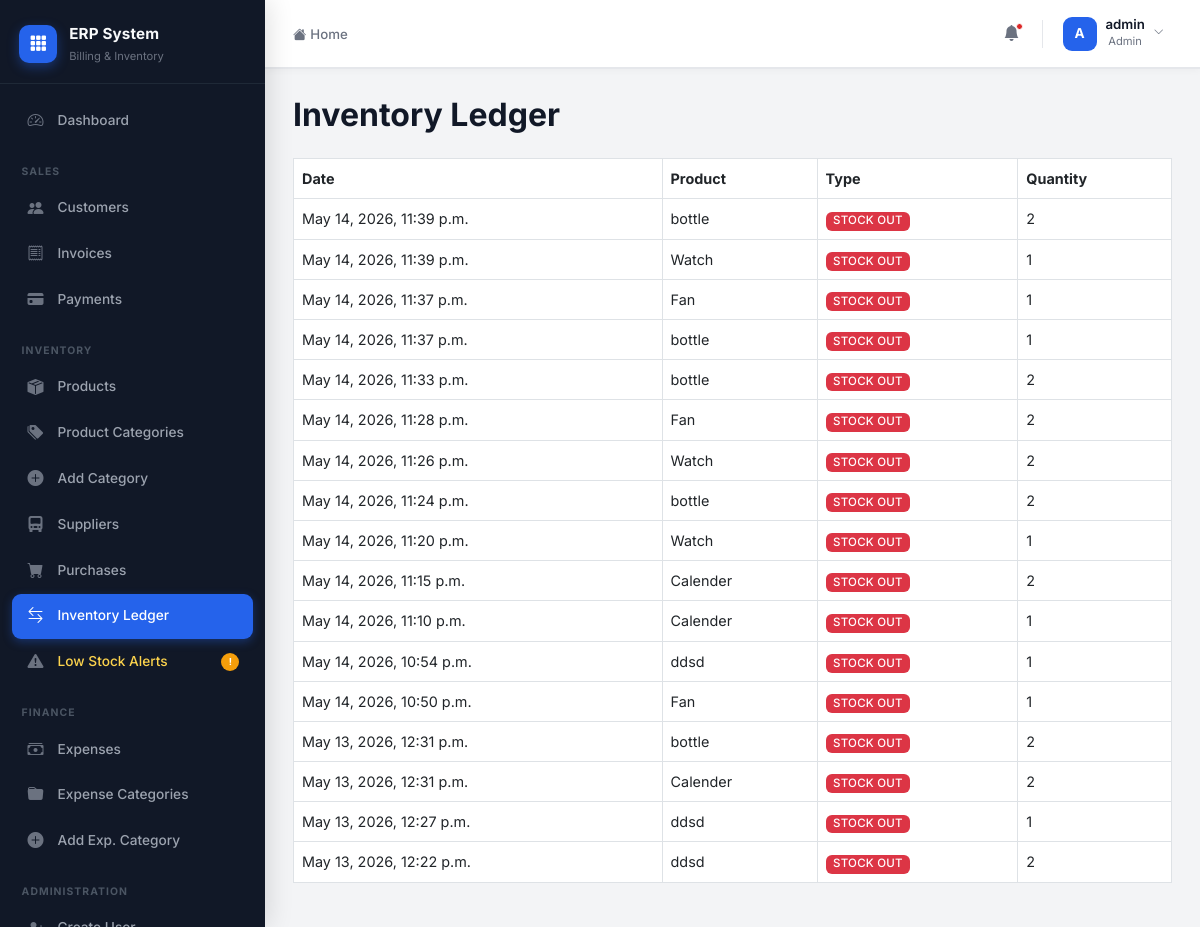
/inventory/ (signed in), run on the app's committed database.
### accounts/models.py (models this page shows)
class CustomUser(AbstractUser):
    ROLE_CHOICES = (
        ('admin', 'Admin'),
        ('staff', 'Staff'),
        ('accountant', 'Accountant'),
    )
    role = models.CharField(max_length=20, choices=ROLE_CHOICES, default='staff')
    phone = models.CharField(max_length=15, blank=True, null=True)

### inventory/models.py (models this page shows, shortened)
class StockMovement(models.Model):
    MOVEMENT_TYPES = (
        ('PURCHASE', 'Purchase'),
        ('SALE', 'Sale'),
        ('PURCHASE_EDIT', 'Purchase Edit'),
        ('INVOICE_EDIT', 'Invoice Edit'),
        ('PURCHASE_DELETE', 'Purchase Delete'),
        ('INVOICE_DELETE', 'Invoice Delete'),
        ('ADJUSTMENT', 'Adjustment'),
    )
    product = models.ForeignKey(
        Product,
        on_delete=models.CASCADE
    )
    movement_type = models.CharField(
        max_length=50,
        choices=MOVEMENT_TYPES
    )
    quantity = models.IntegerField()
    stock_before = models.IntegerField()
    stock_after = models.IntegerField()
    reference = models.CharField(
        max_length=100,
        blank=True,
        null=True
    )
    created_by = models.ForeignKey(
        CustomUser,
        on_delete=models.SET_NULL,
        null=True,
        blank=True
    )
    created_at = models.DateTimeField(
        auto_now_add=True
    )
    note = models.TextField(
        blank=True,
        null=True
    )
    class Meta:
        ordering = ['-created_at']

### products/models.py (models this page shows, shortened)
class Product(models.Model):
    name = models.CharField(max_length=255)
    sku = models.CharField(max_length=50, unique=True)
    category = models.ForeignKey(Category, on_delete=models.SET_NULL, null=True)
    purchase_price = models.DecimalField(max_digits=10, decimal_places=2)
    selling_price = models.DecimalField(max_digits=10, decimal_places=2)
    stock = models.IntegerField(default=0)
    low_stock_threshold = models.IntegerField(default=5)
    created_at = models.DateTimeField(auto_now_add=True)

### inventory/views.py (the view)
@login_required
def stock_movement_list(request):
    movements = StockMovement.objects.select_related(
        'product'
    ).order_by('-created_at')
    return render(
        request,
        'inventory/stock_movement_list.html',
        {
            'movements': movements
        }
    )

### templates/inventory/stock_movement_list.html
{% extends 'layouts/admin_base.html' %}
{% block admin_content %}
<h2 class="mb-4">
    Inventory Ledger
</h2>
<table class="table table-bordered">
    <tr>
        <th>Date</th>
        <th>Product</th>
        <th>Type</th>
        <th>Quantity</th>
    </tr>
    {% for movement in movements %}
    <tr>
        <td>{{ movement.created_at }}</td>
        <td>{{ movement.product.name }}</td>
        <td>
            {% if movement.movement_type == 'IN' %}
                <span class="badge bg-success">
                    STOCK IN
                </span>
            {% else %}
                <span class="badge bg-danger">
                    STOCK OUT
                </span>
            {% endif %}
        </td>
        <td>{{ movement.quantity }}</td>
    </tr>
    {% endfor %}
</table>
{% endblock %}

### templates/layouts/admin_base.html (shortened to what this page needs)
{% extends 'base.html' %}
{% block content %}
<div class="erp-shell">
    <aside class="erp-sidebar" id="erpSidebar">
        <div class="sidebar-logo">
            <div class="logo-icon">
                <i class="bi bi-grid-3x3-gap-fill"></i>
            </div>
            <div class="logo-text">
                <span class="logo-name">ERP System</span>
                <span class="logo-sub">Billing & Inventory</span>
            </div>
        </div>
        <nav class="sidebar-nav" id="sidebarNav">
            <a href="{% url 'admin_dashboard' %}"
               class="nav-item {% if request.resolver_match.url_name == 'admin_dashboard' %}active{% endif %}">
                <span class="nav-icon"><i class="bi bi-speedometer2"></i></span>
                <span class="nav-label">Dashboard</span>
            </a>
            <div class="nav-section-label">Sales</div>
            <a href="{% url 'customer_list' %}"
               class="nav-item {% if 'customer' in request.resolver_match.url_name %}active{% endif %}">
                <span class="nav-icon"><i class="bi bi-people-fill"></i></span>
                <span class="nav-label">Customers</span>
            </a>
            <a href="{% url 'invoice_list' %}"
               class="nav-item {% if 'invoice' in request.resolver_match.url_name %}active{% endif %}">
                <span class="nav-icon"><i class="bi bi-receipt"></i></span>
                <span class="nav-label">Invoices</span>
            </a>
            {% if request.user.role == 'admin' or request.user.role == 'accountant' %}
            <a href="{% url 'payment_list' %}"
               class="nav-item {% if 'payment' in request.resolver_match.url_name %}active{% endif %}">
                <span class="nav-icon"><i class="bi bi-credit-card-fill"></i></span>
                <span class="nav-label">Payments</span>
            </a>
            {% endif %}
            <div class="nav-section-label">Inventory</div>
            <a href="{% url 'product_list' %}"
               class="nav-item {% if request.resolver_match.url_name == 'product_list' %}active{% endif %}">
                <span class="nav-icon"><i class="bi bi-box-seam-fill"></i></span>
                <span class="nav-label">Products</span>
            </a>
            {% if request.user.role == 'admin' %}
            <a href="{% url 'category_list' %}"
               class="nav-item {% if 'category' in request.resolver_match.url_name %}active{% endif %}">
                <span class="nav-icon"><i class="bi bi-tags-fill"></i></span>
                <span class="nav-label">Product Categories</span>
            </a>
            <a href="{% url 'add_category' %}"
               class="nav-item {% if request.resolver_match.url_name == 'add_category' %}active{% endif %}">
                <span class="nav-icon"><i class="bi bi-plus-circle-fill"></i></span>
                <span class="nav-label">Add Category</span>
            </a>
            <a href="{% url 'supplier_list' %}"
               class="nav-item {% if 'supplier' in request.resolver_match.url_name %}active{% endif %}">
                <span class="nav-icon"><i class="bi bi-truck-front-fill"></i></span>
                <span class="nav-label">Suppliers</span>
            </a>
            <a href="{% url 'purchase_list' %}"
               class="nav-item {% if 'purchase' in request.resolver_match.url_name %}active{% endif %}">
                <span class="nav-icon"><i class="bi bi-cart-fill"></i></span>
                <span class="nav-label">Purchases</span>
            </a>
            {% endif %}
            <a href="{% url 'stock_movement_list' %}"
               class="nav-item {% if 'stock' in request.resolver_match.url_name %}active{% endif %}">
                <span class="nav-icon"><i class="bi bi-arrow-left-right"></i></span>
                <span class="nav-label">Inventory Ledger</span>
            </a>
            <a href="{% url 'product_list' %}" class="nav-item nav-warning">
                <span class="nav-icon"><i class="bi bi-exclamation-triangle-fill"></i></span>
                <span class="nav-label">Low Stock Alerts</span>
                <span class="nav-badge">!</span>
            </a>
            {% if request.user.role == 'admin' or request.user.role == 'accountant' %}
            <div class="nav-section-label">Finance</div>
            <a href="{% url 'expense_list' %}"
               class="nav-item {% if 'expense' in request.resolver_match.url_name %}active{% endif %}">
                <span class="nav-icon"><i class="bi bi-cash-stack"></i></span>
                <span class="nav-label">Expenses</span>
            </a>
            <a href="{% url 'expense_category_list' %}"
               class="nav-item {% if 'expense_category' in request.resolver_match.url_name %}active{% endif %}">
                <span class="nav-icon"><i class="bi bi-folder-fill"></i></span>
                <span class="nav-label">Expense Categories</span>
            </a>
            {% if request.user.role == 'admin' %}
            <a href="{% url 'create_expense_category' %}"
               class="nav-item {% if request.resolver_match.url_name == 'create_expense_category' %}active{% endif %}">
                <span class="nav-icon"><i class="bi bi-plus-circle-fill"></i></span>
                <span class="nav-label">Add Exp. Category</span>
            </a>
            {% endif %}
            {% endif %}
            {% if request.user.role == 'admin' %}
            <div class="nav-section-label">Administration</div>
            <a href="{% url 'register_user' %}"
               class="nav-item {% if request.resolver_match.url_name == 'register_user' %}active{% endif %}">
                <span class="nav-icon"><i class="bi bi-person-plus-fill"></i></span>
                <span class="nav-label">Create User</span>
            </a>
            {% endif %}
        </nav>
    </aside>
    <div class="erp-main">
        <header class="erp-topbar">
            <div class="topbar-left">
                <nav aria-label="breadcrumb">
                    <ol class="breadcrumb mb-0">
                        <li class="breadcrumb-item">
                            <a href="{% url 'admin_dashboard' %}">
                                <i class="bi bi-house-fill me-1"></i>Home
                            </a>
                        </li>
                    </ol>
                </nav>
            </div>
            <div class="topbar-right">
                <button class="topbar-icon-btn" title="Notifications">
                    <i class="bi bi-bell-fill"></i>
                    <span class="notif-dot"></span>
                </button>
                <div class="dropdown">
                    <button class="topbar-user-btn dropdown-toggle" data-bs-toggle="dropdown" aria-expanded="false">
                        <div class="topbar-avatar">
                            {{ request.user.username|slice:":1"|upper }}
                        </div>
                        <div class="topbar-user-info d-none d-sm-block">
                            <div class="topbar-username">{{ request.user.username }}</div>
                            <div class="topbar-userrole">{{ request.user.role|title }}</div>
                        </div>
                        <i class="bi bi-chevron-down topbar-chevron d-none d-sm-block"></i>
                    </button>
                </div>
            </div>
        </header>
        <main class="erp-page-content page-content">
            {% block admin_content %}{% endblock %}
        </main>
    </div>
</div>
{% endblock %}

### templates/base.html (style rules this page uses)
:root { --primary: #2563EB; --primary-hover: #1D4ED8; --primary-light: #EFF6FF; --sidebar-bg: #111827; --sidebar-hover: #1F2937; --sidebar-active: #1F2937; --success: #16A34A; --danger: #DC2626; --warning: #F59E0B; --bg: #F3F4F6; --card-bg: #FFFFFF; --text-primary: #111827; --text-secondary: #6B7280; --border: #E5E7EB; --shadow-card: 0 4px 20px rgba(0,0,0,0.05); --shadow-sidebar: 4px 0 24px rgba(0,0,0,0.12); --radius-sm: 8px; --radius-md: 12px; --radius-lg: 16px; --topbar-h: 68px; --sidebar-w: 265px; --transition: all 0.22s cubic-bezier(0.4,0,0.2,1); }
*, *::before, *::after { box-sizing: border-box; }
body { font-family: 'Inter', sans-serif; background: var(--bg); color: var(--text-primary); font-size: 0.9rem; line-height: 1.6; -webkit-font-smoothing: antialiased; }
h1,h2,h3,h4,h5,h6 { font-weight: 700; color: var(--text-primary); }
a { text-decoration: none; }
.page-content { animation: fadeInUp 0.35s ease forwards; }
.badge { font-weight: 500; font-size: 0.72rem; padding: 0.32em 0.65em; border-radius: 6px; letter-spacing: 0.02em; }
.erp-topbar { height: var(--topbar-h); background: var(--card-bg); border-bottom: 1px solid var(--border); display: flex; align-items: center; justify-content: space-between; padding: 0 1.75rem; position: sticky; top: 0; z-index: 100; box-shadow: 0 1px 0 var(--border), 0 2px 8px rgba(0,0,0,0.04); }

### data on the page
CustomUser: user.username "A", user.username "admin", user.role "Admin"
StockMovement: created_at "May 14, 2026, 11:39 p.m.", product.name "bottle", movement_type "STOCK OUT", quantity "2"
StockMovement: created_at "May 14, 2026, 11:39 p.m.", product.name "Watch", movement_type "STOCK OUT", quantity "1"
StockMovement: created_at "May 14, 2026, 11:37 p.m.", product.name "Fan", movement_type "STOCK OUT", quantity "1"
StockMovement: created_at "May 14, 2026, 11:37 p.m.", product.name "bottle", movement_type "STOCK OUT", quantity "1"
StockMovement: created_at "May 14, 2026, 11:33 p.m.", product.name "bottle", movement_type "STOCK OUT", quantity "2"
StockMovement: created_at "May 14, 2026, 11:28 p.m.", product.name "Fan", movement_type "STOCK OUT", quantity "2"
StockMovement: created_at "May 14, 2026, 11:26 p.m.", product.name "Watch", movement_type "STOCK OUT", quantity "2"
StockMovement: created_at "May 14, 2026, 11:24 p.m.", product.name "bottle", movement_type "STOCK OUT", quantity "2"
StockMovement: created_at "May 14, 2026, 11:20 p.m.", product.name "Watch", movement_type "STOCK OUT", quantity "1"
StockMovement: created_at "May 14, 2026, 11:15 p.m.", product.name "Calender", movement_type "STOCK OUT", quantity "2"
StockMovement: created_at "May 14, 2026, 11:10 p.m.", product.name "Calender", movement_type "STOCK OUT", quantity "1"
StockMovement: created_at "May 14, 2026, 10:54 p.m.", product.name "ddsd", movement_type "STOCK OUT", quantity "1"
StockMovement: created_at "May 14, 2026, 10:50 p.m.", product.name "Fan", movement_type "STOCK OUT", quantity "1"
StockMovement: created_at "May 13, 2026, 12:31 p.m.", product.name "bottle", movement_type "STOCK OUT", quantity "2"
StockMovement: created_at "May 13, 2026, 12:31 p.m.", product.name "Calender", movement_type "STOCK OUT", quantity "2"
StockMovement: created_at "May 13, 2026, 12:27 p.m.", product.name "ddsd", movement_type "STOCK OUT", quantity "1"
StockMovement: created_at "May 13, 2026, 12:22 p.m.", product.name "ddsd", movement_type "STOCK OUT", quantity "2"
